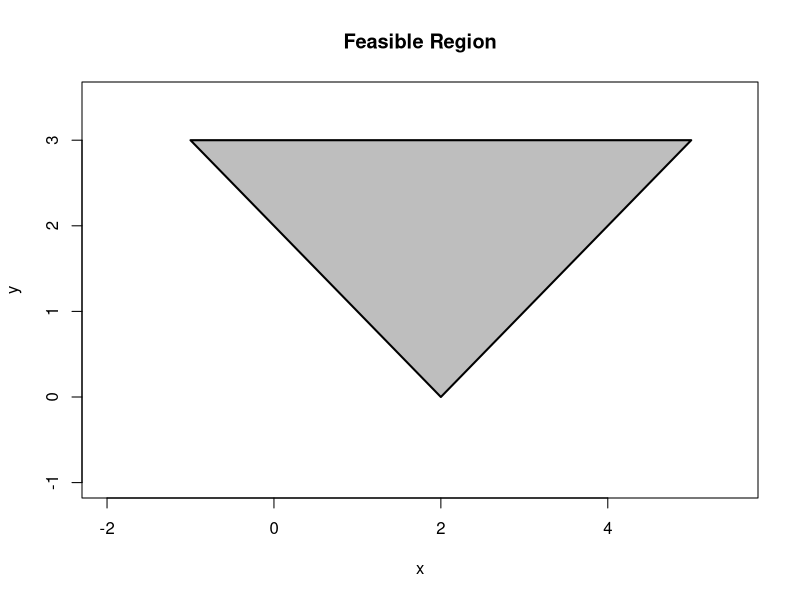
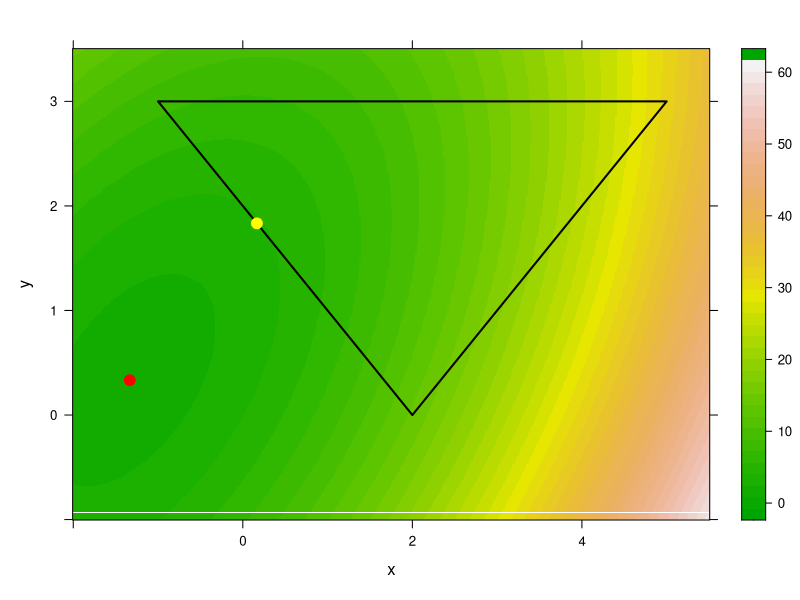
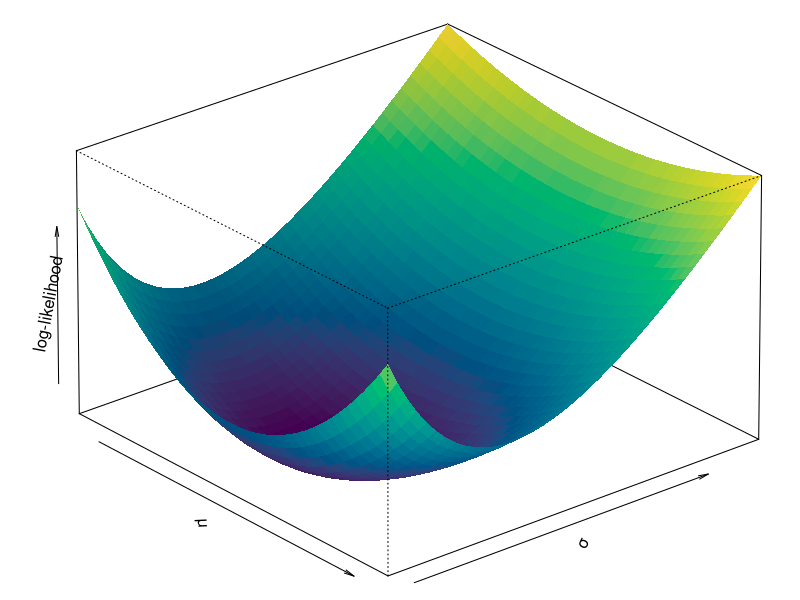

Source code (R) for these figures, in order:
## ---- chunk 1
g <- function(x) {
  integrate(function(t) {
    -sqrt(t) * exp(-t^2)
  }, lower = 0, upper = x)$value
}

f <- function(y) {
  integrate(function(s) {
    Vectorize(g, "x")(s) * exp(-s)
  }, lower = 0, upper = y)$value
}

optimize(f, interval = c(10, 100), maximum = FALSE)
## ---- chunk 2
g(1)
## ---- chunk 3
plot(0, 0,
  xlim = c(-2, 5.5), ylim = c(-1, 3.5), type = "n",
  xlab = "x", ylab = "y", main = "Feasible Region"
)
polygon(c(2, 5, -1), c(0, 3, 3), border = TRUE, lwd = 2, col = "gray")
## ---- chunk 4
library(quadprog)
Dmat <- 2 * matrix(c(1, -1 / 2, -1 / 2, 1), nrow = 2, byrow = TRUE)
dvec <- c(-3, 2)
A <- matrix(c(1, 1, -1, 1, 0, -1), ncol = 2, byrow = TRUE)
bvec <- c(2, -2, -3)
Amat <- t(A)
sol <- solve.QP(Dmat, dvec, Amat, bvec, meq = 0)
sol
## ---- chunk 5
qp_sol <- sol$solution # 二次规划的解
uc_sol <- sol$unconstrained.solution # 无约束情况下的解
# 画图
library(lattice)
x <- seq(-2, 5.5, length.out = 500)
y <- seq(-1, 3.5, length.out = 500)
grid <- expand.grid(x = x, y = y)
grid$z <- with(grid, x^2 + y^2 - x * y + 3 * x - 2 * y + 4)
levelplot(z ~ x * y, grid,
  cuts = 40,
  panel = function(...) {
    panel.levelplot(...)
    panel.polygon(c(2, 5, -1), c(0, 3, 3),
      border = TRUE,
      lwd = 2, col = "transparent"
    )
    panel.points(c(uc_sol[1], qp_sol[1]),
      c(uc_sol[2], qp_sol[2]),
      lwd = 5, col = c("red", "yellow"), pch = 19
    )
  },
  colorkey = TRUE,
  col.regions = terrain.colors(40)
)
## ---- chunk 6
set.seed(1234)
n <- 20 # 随机数的个数
x <- rexp(n, rate = 5) # 服从指数分布的随机数
m <- 40 # 网格数
mu <- seq(mean(x) - 1.5 * sd(x) / sqrt(n),
          mean(x) + 1.5 * sd(x) / sqrt(n),
          length.out = m
)
sigma <- seq(0.8 * sd(x), 1.5 * sd(x), length.out = m)
tmp <- expand.grid(x = mu, y = sigma)
loglikelihood <- function(b) -sum(dnorm(x, b[1], b[2], log = TRUE))
pp <- apply(tmp, 1, loglikelihood)
z <- matrix(pp, m, m)
nbcol <- 100
color <- hcl.colors(nbcol)
zfacet <- z[-1, -1] + z[-1, -m] + z[-m, -1] + z[-m, -m]
facetcol <- cut(zfacet, nbcol)

# cairo_pdf(file = "log-lik.pdf",width = 6,height = 5)
par(mar = c(0.1, 2, 0.1, 0.1))
persp(mu, sigma, z,
      xlab = "\n \u03bc", ylab = "\n \u03c3",
      zlab = "\n log-likelihood",
      border = NA,
      ticktype = "simple",
      col = color[facetcol],
      theta = 50, phi = 25,
      r = 60, d = 0.1, expand = .6,
      ltheta = 90, lphi = 180,
      shade = 0.1, nticks = 5 # , box = TRUE,axes = TRUE
)
# 添加极大值点
# 除指数分布外，还有正态、二项、泊松分布观察其似然曲面的特点，都是单峰，有唯一极值点
# 再考虑正态混合模型的似然曲面
# dev.off()
# ```{r log-lik,fig.cap="对数似然函数曲面",fig.asp=1,out.width="70%",dev="png",dev.args=list(type="cairo", bg = "transparent"), dpi = 300}
# 
# ```
# Sys.setenv(R_GSCMD = "C:/Program Files/gs/gs9.26/bin/gswin64c.exe")
# embedFonts(file = 'log-lik.pdf',outfile = 'log-lik-emfont.pdf',
#            fontpaths = system.file("fonts", package = "fontcm"))

